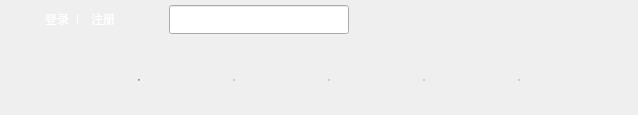
        <widget class="QWidget" name="widget_top_right" native="true">
         <property name="sizePolicy">
          <sizepolicy hsizetype="Minimum" vsizetype="Fixed">
           <horstretch>0</horstretch>
           <verstretch>0</verstretch>
          </sizepolicy>
         </property>
         <property name="minimumSize">
          <size>
           <width>636</width>
           <height>115</height>
          </size>
         </property>
         <property name="maximumSize">
          <size>
           <width>16777215</width>
           <height>115</height>
          </size>
         </property>
         <layout class="QVBoxLayout" name="verticalLayout_2">
          <property name="spacing">
           <number>0</number>
          </property>
          <property name="leftMargin">
           <number>0</number>
          </property>
          <property name="topMargin">
           <number>0</number>
          </property>
          <property name="rightMargin">
           <number>0</number>
          </property>
          <property name="bottomMargin">
           <number>0</number>
          </property>
          <item>
           <widget class="QWidget" name="widget_back" native="true">
            <property name="minimumSize">
             <size>
              <width>636</width>
              <height>39</height>
             </size>
            </property>
            <property name="maximumSize">
             <size>
              <width>16777215</width>
              <height>39</height>
             </size>
            </property>
            <property name="styleSheet">
             <string notr="true">QWidget#widget_back {
	/*border-top-width: 1px;
	border-right-width: 2px;
	border-bottom-width: 1px;
	border-left-width: 2px;
	border-image: url(:/Main/Resources/Main/back.png) 0 40 0 20 stretch stretch;;*/
}</string>
            </property>
            <layout class="QHBoxLayout" name="horizontalLayout_12">
             <property name="spacing">
              <number>15</number>
             </property>
             <property name="leftMargin">
              <number>40</number>
             </property>
             <property name="topMargin">
              <number>0</number>
             </property>
             <property name="rightMargin">
              <number>0</number>
             </property>
             <property name="bottomMargin">
              <number>0</number>
             </property>
             <item>
              <widget class="QStackedWidget" name="stackedWidget_login">
               <property name="minimumSize">
                <size>
                 <width>110</width>
                 <height>39</height>
                </size>
               </property>
               <property name="maximumSize">
                <size>
                 <width>140</width>
                 <height>39</height>
                </size>
               </property>
               <property name="currentIndex">
                <number>0</number>
               </property>
               <widget class="QWidget" name="page">
                <layout class="QHBoxLayout" name="horizontalLayout_5">
                 <property name="spacing">
                  <number>2</number>
                 </property>
                 <property name="leftMargin">
                  <number>0</number>
                 </property>
                 <property name="topMargin">
                  <number>0</number>
                 </property>
                 <property name="rightMargin">
                  <number>0</number>
                 </property>
                 <property name="bottomMargin">
                  <number>0</number>
                 </property>
                 <item>
                  <widget class="QPushButton" name="btn_login">
                   <property name="minimumSize">
                    <size>
                     <width>30</width>
                     <height>12</height>
                    </size>
                   </property>
                   <property name="maximumSize">
                    <size>
                     <width>30</width>
                     <height>12</height>
                    </size>
                   </property>
                   <property name="cursor">
                    <cursorShape>PointingHandCursor</cursorShape>
                   </property>
                   <property name="focusPolicy">
                    <enum>Qt::NoFocus</enum>
                   </property>
                   <property name="styleSheet">
                    <string notr="true">QPushButton {
	border:none;
	color: rgb(255, 255, 255);
}
</string>
                   </property>
                   <property name="text">
                    <string>登录</string>
                   </property>
                  </widget>
                 </item>
                 <item>
                  <widget class="QLabel" name="label">
                   <property name="minimumSize">
                    <size>
                     <width>8</width>
                     <height>12</height>
                    </size>
                   </property>
                   <property name="maximumSize">
                    <size>
                     <width>8</width>
                     <height>12</height>
                    </size>
                   </property>
                   <property name="styleSheet">
                    <string notr="true">QLabel {
	color: rgb(255, 255, 255);
}</string>
                   </property>
                   <property name="text">
                    <string>|</string>
                   </property>
                  </widget>
                 </item>
                 <item>
                  <widget class="QPushButton" name="btn_register">
                   <property name="minimumSize">
                    <size>
                     <width>30</width>
                     <height>12</height>
                    </size>
                   </property>
                   <property name="maximumSize">
                    <size>
                     <width>30</width>
                     <height>12</height>
                    </size>
                   </property>
                   <property name="cursor">
                    <cursorShape>PointingHandCursor</cursorShape>
                   </property>
                   <property name="focusPolicy">
                    <enum>Qt::NoFocus</enum>
                   </property>
                   <property name="styleSheet">
                    <string notr="true">QPushButton {
	border:none;
	color: rgb(255, 255, 255);
}
</string>
                   </property>
                   <property name="text">
                    <string>注册</string>
                   </property>
                  </widget>
                 </item>
                 <item>
                  <widget class="QPushButton" name="btn_logo">
                   <property name="minimumSize">
                    <size>
                     <width>29</width>
                     <height>29</height>
                    </size>
                   </property>
                   <property name="maximumSize">
                    <size>
                     <width>29</width>
                     <height>29</height>
                    </size>
                   </property>
                   <property name="cursor">
                    <cursorShape>PointingHandCursor</cursorShape>
                   </property>
                   <property name="focusPolicy">
                    <enum>Qt::NoFocus</enum>
                   </property>
                   <property name="styleSheet">
                    <string notr="true">QPushButton {
	border:none;
	border-image: url(:/Main/Resources/Main/title_logo.png);
}
</string>
                   </property>
                   <property name="text">
                    <string/>
                   </property>
                  </widget>
                 </item>
                </layout>
               </widget>
              </widget>
             </item>
             <item>
              <widget class="QWidget" name="widget_search" native="true">
               <property name="minimumSize">
                <size>
                 <width>210</width>
                 <height>39</height>
                </size>
               </property>
               <property name="maximumSize">
                <size>
                 <width>16777215</width>
                 <height>39</height>
                </size>
               </property>
               <layout class="QHBoxLayout" name="horizontalLayout_7">
                <property name="spacing">
                 <number>6</number>
                </property>
                <property name="leftMargin">
                 <number>0</number>
                </property>
                <property name="topMargin">
                 <number>0</number>
                </property>
                <property name="rightMargin">
                 <number>0</number>
                </property>
                <property name="bottomMargin">
                 <number>0</number>
                </property>
                <item>
                 <widget class="QLineEdit" name="lineEdit_search">
                  <property name="minimumSize">
                   <size>
                    <width>180</width>
                    <height>29</height>
                   </size>
                  </property>
                  <property name="maximumSize">
                   <size>
                    <width>16777215</width>
                    <height>29</height>
                   </size>
                  </property>
                  <property name="styleSheet">
                   <string notr="true">QLineEdit {
	border-top-width: 1px;
	border-right-width: 1px;
	border-bottom-width: 1px;
	border-left-width: 1px;
	border-image: url(:/Main/Resources/Main/lineEdit_search_normal.png) 0 10 0 10 stretch stretch;
}
QLineEdit:focus {
	border-image: url(:/Main/Resources/Main/lineEdit_search_focus.png) 0 10 0 10 stretch stretch;
}</string>
                  </property>
                 </widget>
                </item>
                <item>
                 <widget class="QPushButton" name="btn_search">
                  <property name="minimumSize">
                   <size>
                    <width>33</width>
                    <height>27</height>
                   </size>
                  </property>
                  <property name="maximumSize">
                   <size>
                    <width>33</width>
                    <height>27</height>
                   </size>
                  </property>
                  <property name="cursor">
                   <cursorShape>PointingHandCursor</cursorShape>
                  </property>
                  <property name="focusPolicy">
                   <enum>Qt::NoFocus</enum>
                  </property>
                  <property name="toolTip">
                   <string>搜索</string>
                  </property>
                  <property name="styleSheet">
                   <string notr="true">QPushButton {
	border:none;
	background-image: url(:/Main/Resources/Main/btn_search_normal.png);
}
QPushButton:hover {
	background-image: url(:/Main/Resources/Main/btn_search_hover.png);
}
QPushButton:pressed {
	background-image: url(:/Main/Resources/Main/btn_search_clicked.png);
}
QPushButton:disabled {
	background-image: url(:/RightTab/Resources/RightTab/btn_search_disable.png);
}

</string>
                  </property>
                 </widget>
                </item>
               </layout>
              </widget>
             </item>
             <item>
              <widget class="QWidget" name="widget" native="true">
               <property name="minimumSize">
                <size>
                 <width>55</width>
                 <height>39</height>
                </size>
               </property>
               <property name="maximumSize">
                <size>
                 <width>55</width>
                 <height>39</height>
                </size>
               </property>
              </widget>
             </item>
             <item>
              <widget class="QWidget" name="widget_back_button" native="true">
               <property name="minimumSize">
                <size>
                 <width>165</width>
                 <height>39</height>
                </size>
               </property>
               <property name="maximumSize">
                <size>
                 <width>165</width>
                 <height>39</height>
                </size>
               </property>
               <property name="styleSheet">
                <string notr="true">QWidget#widget_back_button {
}</string>
               </property>
               <widget class="QPushButton" name="btn_right_skin">
                <property name="geometry">
                 <rect>
                  <x>0</x>
                  <y>10</y>
                  <width>23</width>
                  <height>18</height>
                 </rect>
                </property>
                <property name="minimumSize">
                 <size>
                  <width>23</width>
                  <height>18</height>
                 </size>
                </property>
                <property name="maximumSize">
                 <size>
                  <width>23</width>
                  <height>18</height>
                 </size>
                </property>
                <property name="cursor">
                 <cursorShape>PointingHandCursor</cursorShape>
                </property>
                <property name="focusPolicy">
                 <enum>Qt::NoFocus</enum>
                </property>
                <property name="toolTip">
                 <string>更换皮肤</string>
                </property>
                <property name="styleSheet">
                 <string notr="true">QPushButton {
	border:none;
	background-image: url(:/Main/Resources/Main/btn_skin_normal.png);
}
QPushButton:hover {
	background-image: url(:/Main/Resources/Main/btn_skin_hover.png);
}
QPushButton:pressed {
	background-image: url(:/Main/Resources/Main/btn_skin_clicked.png);
}</string>
                </property>
               </widget>
               <widget class="QLabel" name="label_separate">
                <property name="geometry">
                 <rect>
                  <x>24</x>
                  <y>10</y>
                  <width>18</width>
                  <height>18</height>
                 </rect>
                </property>
                <property name="minimumSize">
                 <size>
                  <width>18</width>
                  <height>18</height>
                 </size>
                </property>
                <property name="maximumSize">
                 <size>
                  <width>18</width>
                  <height>18</height>
                 </size>
                </property>
                <property name="styleSheet">
                 <string notr="true">QLabel {
	background-position: center top;
	background-repeat: no-repeat;
	background-image: url(:/Main/Resources/Main/separate_line.png);
}</string>
                </property>
               </widget>
               <widget class="QPushButton" name="btn_right_menu">
                <property name="geometry">
                 <rect>
                  <x>43</x>
                  <y>10</y>
                  <width>23</width>
                  <height>18</height>
                 </rect>
                </property>
                <property name="minimumSize">
                 <size>
                  <width>23</width>
                  <height>18</height>
                 </size>
                </property>
                <property name="maximumSize">
                 <size>
                  <width>23</width>
                  <height>18</height>
                 </size>
                </property>
                <property name="cursor">
                 <cursorShape>PointingHandCursor</cursorShape>
                </property>
                <property name="focusPolicy">
                 <enum>Qt::NoFocus</enum>
                </property>
                <property name="toolTip">
                 <string>主菜单</string>
                </property>
                <property name="styleSheet">
                 <string notr="true">QPushButton {
	border:none;
	background-image: url(:/Main/Resources/Main/btn_menu_normal.png);
}
QPushButton:hover {
	background-image: url(:/Main/Resources/Main/btn_menu_hover.png);
}
QPushButton:pressed {
	background-image: url(:/Main/Resources/Main/btn_menu_clicked.png);
}</string>
                </property>
               </widget>
               <widget class="QPushButton" name="btn_right_remote">
                <property name="geometry">
                 <rect>
                  <x>67</x>
                  <y>10</y>
                  <width>23</width>
                  <height>18</height>
                 </rect>
                </property>
                <property name="minimumSize">
                 <size>
                  <width>23</width>
                  <height>18</height>
                 </size>
                </property>
                <property name="maximumSize">
                 <size>
                  <width>23</width>
                  <height>18</height>
                 </size>
                </property>
                <property name="cursor">
                 <cursorShape>PointingHandCursor</cursorShape>
                </property>
                <property name="focusPolicy">
                 <enum>Qt::NoFocus</enum>
                </property>
                <property name="toolTip">
                 <string>开启遥控器</string>
                </property>
                <property name="styleSheet">
                 <string notr="true">QPushButton {
	border:none;
	background-image: url(:/Main/Resources/Main/btn_remote_normal.png);
}
QPushButton:hover {
	background-image: url(:/Main/Resources/Main/btn_remote_hover.png);
}
QPushButton:pressed {
	background-image: url(:/Main/Resources/Main/btn_remote_clicked.png);
}</string>
                </property>
               </widget>
               <widget class="QPushButton" name="btn_right_hide">
                <property name="geometry">
                 <rect>
                  <x>91</x>
                  <y>10</y>
                  <width>23</width>
                  <height>18</height>
                 </rect>
                </property>
                <property name="minimumSize">
                 <size>
                  <width>23</width>
                  <height>18</height>
                 </size>
                </property>
                <property name="maximumSize">
                 <size>
                  <width>23</width>
                  <height>18</height>
                 </size>
                </property>
                <property name="cursor">
                 <cursorShape>PointingHandCursor</cursorShape>
                </property>
                <property name="focusPolicy">
                 <enum>Qt::NoFocus</enum>
                </property>
                <property name="toolTip">
                 <string>隐藏音乐库</string>
                </property>
                <property name="styleSheet">
                 <string notr="true">QPushButton {
	border:none;
	background-image: url(:/Main/Resources/Main/btn_hide_normal.png);
}
QPushButton:hover {
	background-image: url(:/Main/Resources/Main/btn_hide_hover.png);
}
QPushButton:pressed {
	background-image: url(:/Main/Resources/Main/btn_hide_clicked.png);
}</string>
                </property>
               </widget>
               <widget class="QPushButton" name="btn_right_min">
                <property name="geometry">
                 <rect>
                  <x>115</x>
                  <y>10</y>
                  <width>23</width>
                  <height>18</height>
                 </rect>
                </property>
                <property name="minimumSize">
                 <size>
                  <width>23</width>
                  <height>18</height>
                 </size>
                </property>
                <property name="maximumSize">
                 <size>
                  <width>23</width>
                  <height>18</height>
                 </size>
                </property>
                <property name="cursor">
                 <cursorShape>PointingHandCursor</cursorShape>
                </property>
                <property name="focusPolicy">
                 <enum>Qt::NoFocus</enum>
                </property>
                <property name="toolTip">
                 <string>最小化</string>
                </property>
                <property name="styleSheet">
                 <string notr="true">QPushButton {
	border:none;
	background-image: url(:/Main/Resources/Main/btn_min_normal.png);
}
QPushButton:hover {
	background-image: url(:/Main/Resources/Main/btn_min_hover.png);
}
QPushButton:pressed {
	background-image: url(:/Main/Resources/Main/btn_min_clicked.png);
}</string>
                </property>
               </widget>
               <widget class="QPushButton" name="btn_right_close">
                <property name="geometry">
                 <rect>
                  <x>139</x>
                  <y>10</y>
                  <width>23</width>
                  <height>18</height>
                 </rect>
                </property>
                <property name="minimumSize">
                 <size>
                  <width>23</width>
                  <height>18</height>
                 </size>
                </property>
                <property name="maximumSize">
                 <size>
                  <width>13</width>
                  <height>18</height>
                 </size>
                </property>
                <property name="cursor">
                 <cursorShape>PointingHandCursor</cursorShape>
                </property>
                <property name="focusPolicy">
                 <enum>Qt::NoFocus</enum>
                </property>
                <property name="toolTip">
                 <string>关闭</string>
                </property>
                <property name="styleSheet">
                 <string notr="true">QPushButton {
	border:none;
	background-image: url(:/Main/Resources/Main/btn_close_normal.png);
}
QPushButton:hover {
	background-image: url(:/Main/Resources/Main/btn_close_hover.png);
}
QPushButton:pressed {
	background-image: url(:/Main/Resources/Main/btn_close_clicked.png);
}</string>
                </property>
               </widget>
              </widget>
             </item>
            </layout>
           </widget>
          </item>
          <item>
           <widget class="QWidget" name="widget_2" native="true">
            <property name="minimumSize">
             <size>
              <width>636</width>
              <height>76</height>
             </size>
            </property>
            <layout class="QHBoxLayout" name="horizontalLayout_10">
             <property name="spacing">
              <number>25</number>
             </property>
             <property name="leftMargin">
              <number>35</number>
             </property>
             <property name="topMargin">
              <number>16</number>
             </property>
             <property name="rightMargin">
              <number>0</number>
             </property>
             <property name="bottomMargin">
              <number>10</number>
             </property>
             <item>
              <layout class="QHBoxLayout" name="horizontalLayout_8">
               <property name="spacing">
                <number>10</number>
               </property>
               <item>
                <widget class="QPushButton" name="btn_back">
                 <property name="minimumSize">
                  <size>
                   <width>34</width>
                   <height>50</height>
                  </size>
                 </property>
                 <property name="maximumSize">
                  <size>
                   <width>34</width>
                   <height>50</height>
                  </size>
                 </property>
                 <property name="cursor">
                  <cursorShape>PointingHandCursor</cursorShape>
                 </property>
                 <property name="focusPolicy">
                  <enum>Qt::NoFocus</enum>
                 </property>
                 <property name="styleSheet">
                  <string notr="true">QPushButton {
	border:none;
	background-image: url(:/RightTab/Resources/RightTab/btn_back_normal.png);
}
QPushButton:hover {
	background-image: url(:/RightTab/Resources/RightTab/btn_back_hover.png);
}
QPushButton:pressed {
	background-image: url(:/RightTab/Resources/RightTab/btn_back_clicked.png);
}

QPushButton:disabled {
	background-image: url(:/RightTab/Resources/RightTab/btn_back_disable.png);
}
</string>
                 </property>
                </widget>
               </item>
               <item>
                <widget class="QPushButton" name="btn_refresh">
                 <property name="minimumSize">
                  <size>
                   <width>34</width>
                   <height>50</height>
                  </size>
                 </property>
                 <property name="maximumSize">
                  <size>
                   <width>34</width>
                   <height>50</height>
                  </size>
                 </property>
                 <property name="cursor">
                  <cursorShape>PointingHandCursor</cursorShape>
                 </property>
                 <property name="focusPolicy">
                  <enum>Qt::NoFocus</enum>
                 </property>
                 <property name="styleSheet">
                  <string notr="true">QPushButton {
	border:none;
	background-image: url(:/RightTab/Resources/RightTab/btn_refresh_normal.png);
}
QPushButton:hover {
	background-image: url(:/RightTab/Resources/RightTab/btn_refresh_hover.png);
}
QPushButton:pressed {
	background-image: url(:/RightTab/Resources/RightTab/btn_refresh_clicked.png);
}

QPushButton:disabled {
	background-image: url(:/RightTab/Resources/RightTab/btn_refresh_disable.png);
}
</string>
                 </property>
                </widget>
               </item>
              </layout>
             </item>
             <item>
              <layout class="QHBoxLayout" name="horizontalLayout_9">
               <property name="spacing">
                <number>15</number>
               </property>
               <item>
                <widget class="QRadioButton" name="radiobtn_music">
                 <property name="minimumSize">
                  <size>
                   <width>80</width>
                   <height>50</height>
                  </size>
                 </property>
                 <property name="maximumSize">
                  <size>
                   <width>80</width>
                   <height>50</height>
                  </size>
                 </property>
                 <property name="cursor">
                  <cursorShape>PointingHandCursor</cursorShape>
                 </property>
                 <property name="focusPolicy">
                  <enum>Qt::NoFocus</enum>
                 </property>
                 <property name="toolTip">
                  <string>最新最火歌曲尽在其中</string>
                 </property>
                 <property name="styleSheet">
                  <string notr="true">QRadioButton::indicator {
	width: 0px;
	height: 0px;
}
QRadioButton {
	border:none;
	background-image: url(:/RightTab/Resources/RightTab/radiobtn_music_normal.png);
}
QRadioButton:hover {
	background-image: url(:/RightTab/Resources/RightTab/radiobtn_music_hover.png);
}
QRadioButton:checked {
	background-image: url(:/RightTab/Resources/RightTab/radiobtn_music_checked.png);
}
</string>
                 </property>
                 <property name="checked">
                  <bool>true</bool>
                 </property>
                </widget>
               </item>
               <item>
                <widget class="QRadioButton" name="radiobtn_radio">
                 <property name="minimumSize">
                  <size>
                   <width>80</width>
                   <height>50</height>
                  </size>
                 </property>
                 <property name="maximumSize">
                  <size>
                   <width>80</width>
                   <height>50</height>
                  </size>
                 </property>
                 <property name="cursor">
                  <cursorShape>PointingHandCursor</cursorShape>
                 </property>
                 <property name="focusPolicy">
                  <enum>Qt::NoFocus</enum>
                 </property>
                 <property name="toolTip">
                  <string>享受随便听听的精彩</string>
                 </property>
                 <property name="styleSheet">
                  <string notr="true">QRadioButton::indicator {
	width: 0px;
	height: 0px;
}
QRadioButton {
	border:none;
	background-image: url(:/RightTab/Resources/RightTab/radiobtn_radio_normal.png);
}
QRadioButton:hover {
	background-image: url(:/RightTab/Resources/RightTab/radiobtn_radio_hover.png);
}
QRadioButton:checked {
	background-image: url(:/RightTab/Resources/RightTab/radiobtn_radio_checked.png);
}
</string>
                 </property>
                </widget>
               </item>
               <item>
                <widget class="QRadioButton" name="radiobtn_mv">
                 <property name="minimumSize">
                  <size>
                   <width>80</width>
                   <height>50</height>
                  </size>
                 </property>
                 <property name="maximumSize">
                  <size>
                   <width>80</width>
                   <height>50</height>
                  </size>
                 </property>
                 <property name="cursor">
                  <cursorShape>PointingHandCursor</cursorShape>
                 </property>
                 <property name="focusPolicy">
                  <enum>Qt::NoFocus</enum>
                 </property>
                 <property name="toolTip">
                  <string>随意点播百万高清MV</string>
                 </property>
                 <property name="styleSheet">
                  <string notr="true">QRadioButton::indicator {
	width: 0px;
	height: 0px;
}
QRadioButton {
	border:none;
	background-image: url(:/RightTab/Resources/RightTab/radiobtn_mv_normal.png);
}
QRadioButton:hover {
	background-image: url(:/RightTab/Resources/RightTab/radiobtn_mv_hover.png);
}
QRadioButton:checked {
	background-image: url(:/RightTab/Resources/RightTab/radiobtn_mv_checked.png);
}
</string>
                 </property>
                </widget>
               </item>
               <item>
                <widget class="QRadioButton" name="radiobtn_live">
                 <property name="minimumSize">
                  <size>
                   <width>80</width>
                   <height>50</height>
                  </size>
                 </property>
                 <property name="maximumSize">
                  <size>
                   <width>80</width>
                   <height>50</height>
                  </size>
                 </property>
                 <property name="cursor">
                  <cursorShape>PointingHandCursor</cursorShape>
                 </property>
                 <property name="focusPolicy">
                  <enum>Qt::NoFocus</enum>
                 </property>
                 <property name="toolTip">
                  <string>在线直播</string>
                 </property>
                 <property name="styleSheet">
                  <string notr="true">QRadioButton::indicator {
	width: 0px;
	height: 0px;
}
QRadioButton {
	border:none;
	background-image: url(:/RightTab/Resources/RightTab/radiobtn_live_normal.png);
}
QRadioButton:hover {
	background-image: url(:/RightTab/Resources/RightTab/radiobtn_live_hover.png);
}
QRadioButton:checked {
	background-image: url(:/RightTab/Resources/RightTab/radiobtn_live_checked.png);
}
</string>
                 </property>
                </widget>
               </item>
               <item>
                <widget class="QRadioButton" name="radiobtn_lrc">
                 <property name="minimumSize">
                  <size>
                   <width>80</width>
                   <height>50</height>
                  </size>
                 </property>
                 <property name="maximumSize">
                  <size>
                   <width>80</width>
                   <height>50</height>
                  </size>
                 </property>
                 <property name="cursor">
                  <cursorShape>PointingHandCursor</cursorShape>
                 </property>
                 <property name="focusPolicy">
                  <enum>Qt::NoFocus</enum>
                 </property>
                 <property name="toolTip">
                  <string>精准歌词搭配高清写真</string>
                 </property>
                 <property name="styleSheet">
                  <string notr="true">QRadioButton::indicator {
	width: 0px;
	height: 0px;
}
QRadioButton {
	border:none;
	background-image: url(:/RightTab/Resources/RightTab/radiobtn_lrc_normal.png);
}
QRadioButton:hover {
	background-image: url(:/RightTab/Resources/RightTab/radiobtn_lrc_hover.png);
}
QRadioButton:checked {
	background-image: url(:/RightTab/Resources/RightTab/radiobtn_lrc_checked.png);
}
</string>
                 </property>
                </widget>
               </item>
               <item>
                <spacer name="horizontalSpacer">
                 <property name="orientation">
                  <enum>Qt::Horizontal</enum>
                 </property>
                 <property name="sizeHint" stdset="0">
                  <size>
                   <width>40</width>
                   <height>20</height>
                  </size>
                 </property>
                </spacer>
               </item>
              </layout>
             </item>
            </layout>
           </widget>
          </item>
         </layout>
        </widget>
